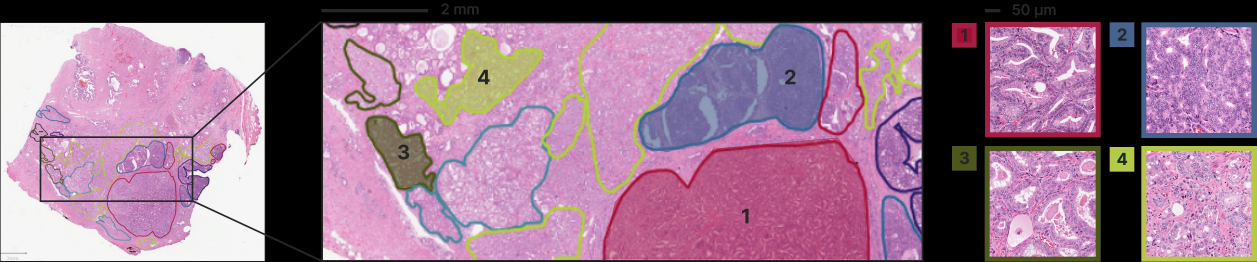
#> input picture images/annotations.png, 3769 x 786 px (shown at 1/3 size)
$ python -i filter_tiles.py   (imports and definitions only)   (older library calls are emulated)
#> lines starting #> are read from the running program, lines starting #| are printed output that depends on the picture
#> further down, picture is the input picture: shape (786, 3769, 3); mean B, G, R 143.1, 118.6, 154.6
import multiprocessing as mp
import cv2
import numpy as np
import pandas as pd
import matplotlib.pyplot as plt
import scipy.ndimage as nd

# identifying 'blurriness' of tile
# source https://github.com/gerstung-lab/PC-CHiP/blob/master/inception/preprocess/imgconvert.py
def getGradientMagnitude(im):
    "Get magnitude of gradient for given image"
    im=cv2.cvtColor(im, cv2.COLOR_BGR2GRAY)
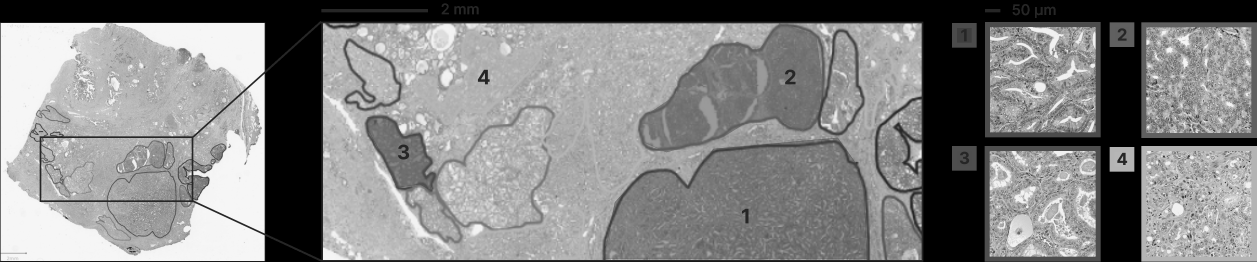
#> im: shape (786, 3769) (shown at 1/3 size); min 0, max 247, mean 132.2
    ddepth = cv2.CV_32F
    dx = cv2.Sobel(im, ddepth, 1, 0)
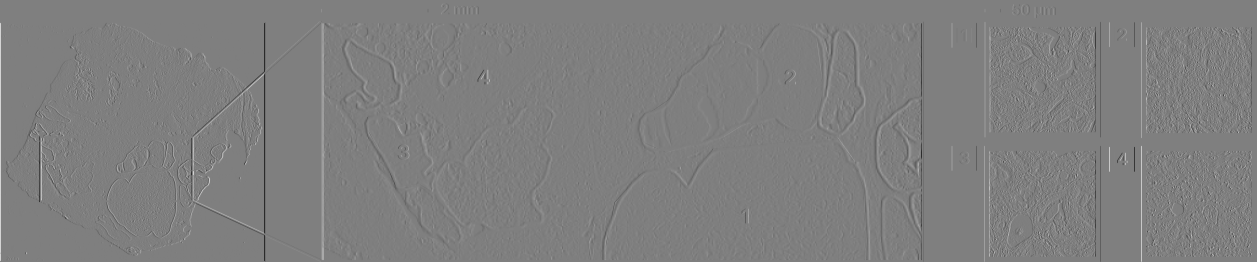
#> dx: shape (786, 3769) float32 (shown at 1/3 size); min -832, max 834, mean 0.2; drawn with min black and max white
    dy = cv2.Sobel(im, ddepth, 0, 1)
    dxabs = cv2.convertScaleAbs(dx)
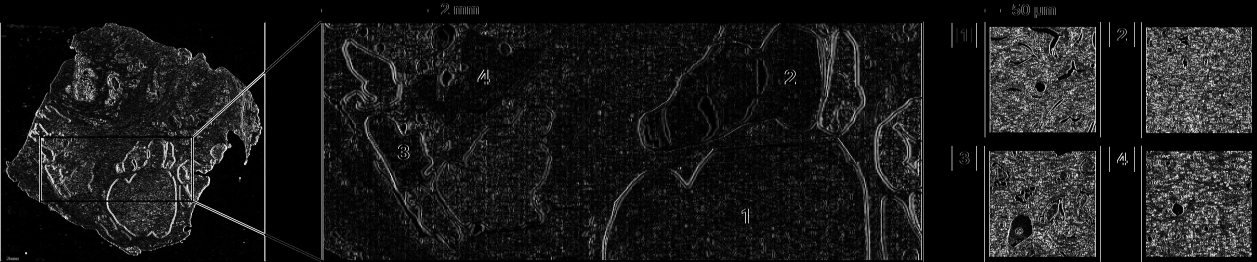
#> dxabs: shape (786, 3769) (shown at 1/3 size); min 0, max 255, mean 24.7
    dyabs = cv2.convertScaleAbs(dy)
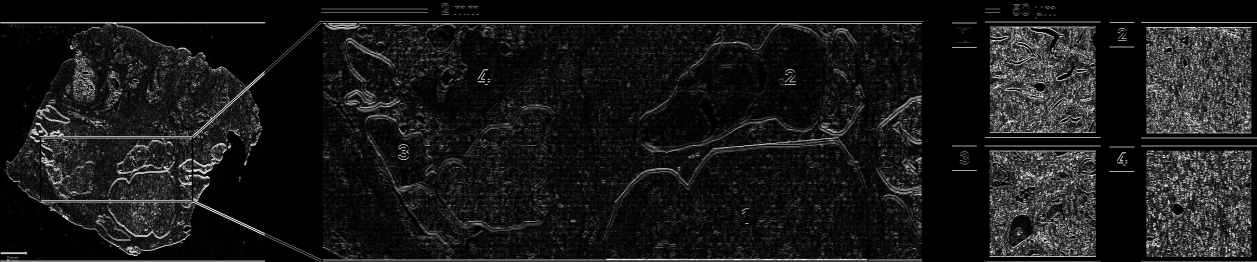
#> dyabs: shape (786, 3769) (shown at 1/3 size); min 0, max 255, mean 25.1
    mag = cv2.addWeighted(dxabs, 0.5, dyabs, 0.5, 0)
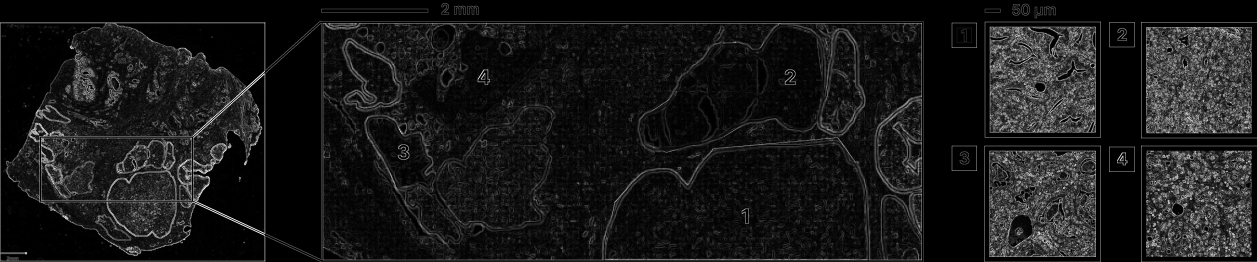
#> mag: shape (786, 3769) (shown at 1/3 size); min 0, max 255, mean 24.9
    return mag


# parallel worker that writes tile paths of white tiles
# [29 lines left out: functions worker_white_tiles, worker_blurred, blackish_percent, not called in this run]


# identify shades of red, green, blue to filter (for pen marks)
# ref: https://github.com/CODAIT/deep-histopath/blob/master/deephistopath/wsi/filter.py
PENS_RGB = {
    "red": [
        (150, 80, 90),
        (110, 20, 30),
        (185, 65, 105),
        (195, 85, 125),
        (220, 115, 145),
        (125, 40, 70),
        (200, 120, 150),
        (100, 50, 65),
        (85, 25, 45),
    ],
    "green": [
        (150, 160, 140),
        (70, 110, 110),
        (45, 115, 100),
        (30, 75, 60),
        (195, 220, 210),
        (225, 230, 225),
        (170, 210, 200),
        (20, 30, 20),
        (50, 60, 40),
        (30, 50, 35),
        (65, 70, 60),
        (100, 110, 105),
        (165, 180, 180),
        (140, 140, 150),
        (185, 195, 195),
    ],
    "blue": [
        (60, 120, 190),
        (120, 170, 200),
        (120, 170, 200),
        (175, 210, 230),
        (145, 210, 210),
        (37, 95, 160),
        (30, 65, 130),
        (130, 155, 180),
        (40, 35, 85),
        (30, 20, 65),
        (90, 90, 140),
        (60, 60, 120),
        (110, 110, 175),
    ],
}


# [62 lines left out: functions pen_percent, worker_penmarked, listener, not called in this run]


# [40 lines not run here, left out]

>>> import cv2
>>> picture = cv2.imread('../../../images/annotations.png')
>>> result = getGradientMagnitude(picture)

$ run again, on images/interpretations.png
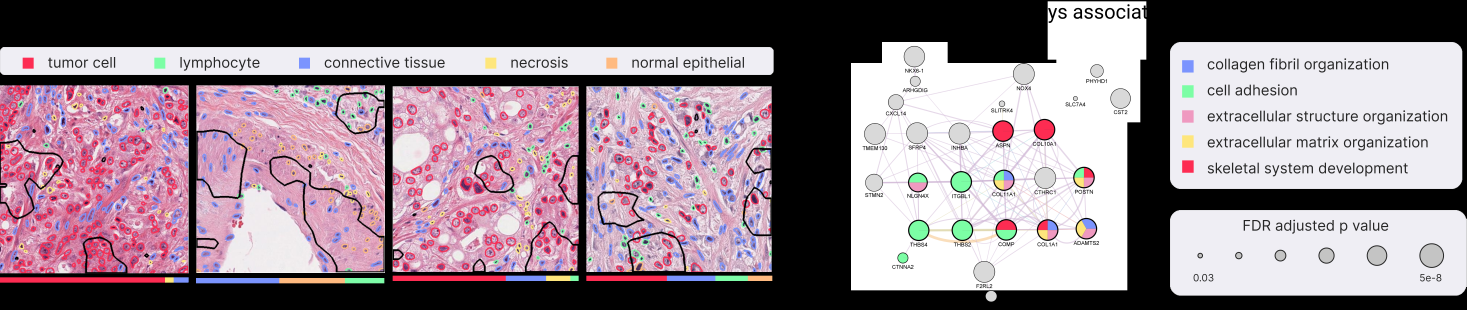
#> input picture images/interpretations.png, 4399 x 928 px (shown at 1/3 size)
#> picture is the input picture: shape (928, 4399, 3); mean B, G, R 140.6, 131.5, 147.7
#> in getGradientMagnitude, `dy = cv2.Sobel(im, ddepth, 0, 1)`:
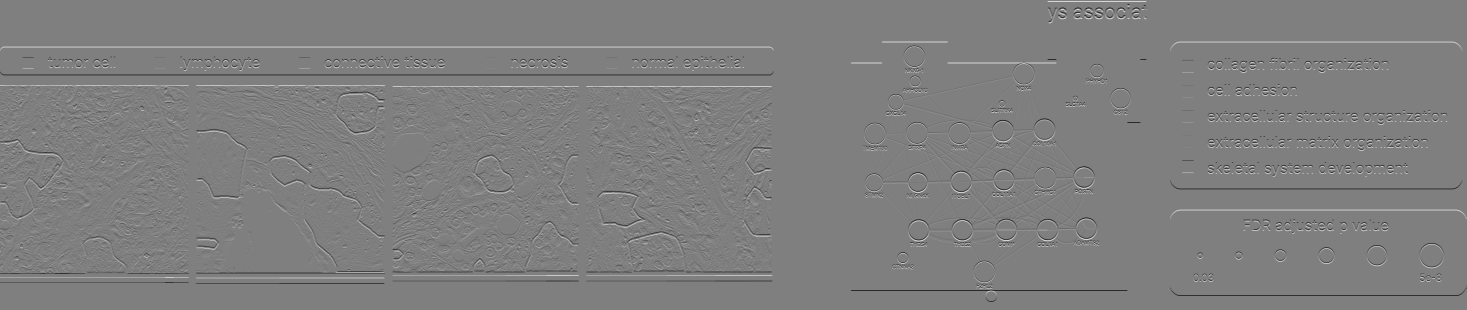
#> dy: shape (928, 4399) float32 (shown at 1/3 size); min -1020, max 1020, mean 0; drawn with min black and max white
#> in getGradientMagnitude, `mag = cv2.addWeighted(dxabs, 0.5, dyabs, 0.5, 0)`:
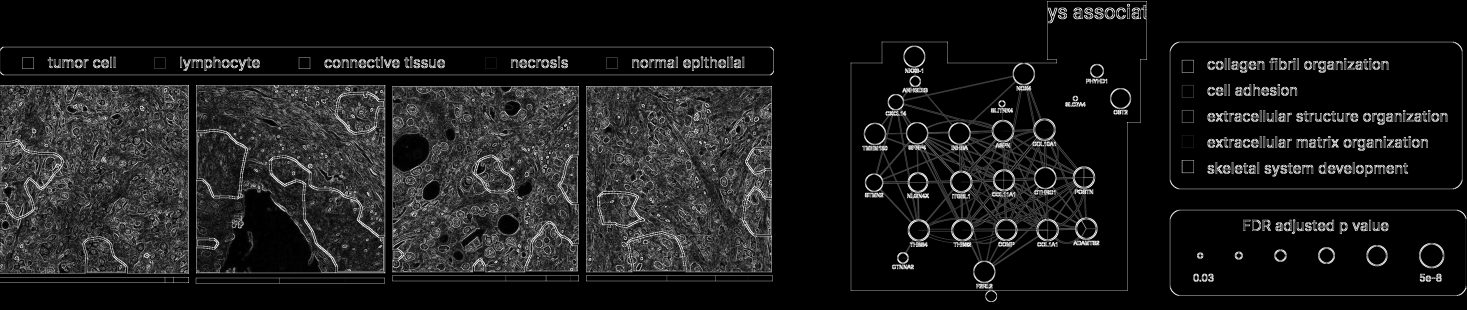
#> mag: shape (928, 4399) (shown at 1/3 size); min 0, max 255, mean 26.3

$ run again, on images/model.png
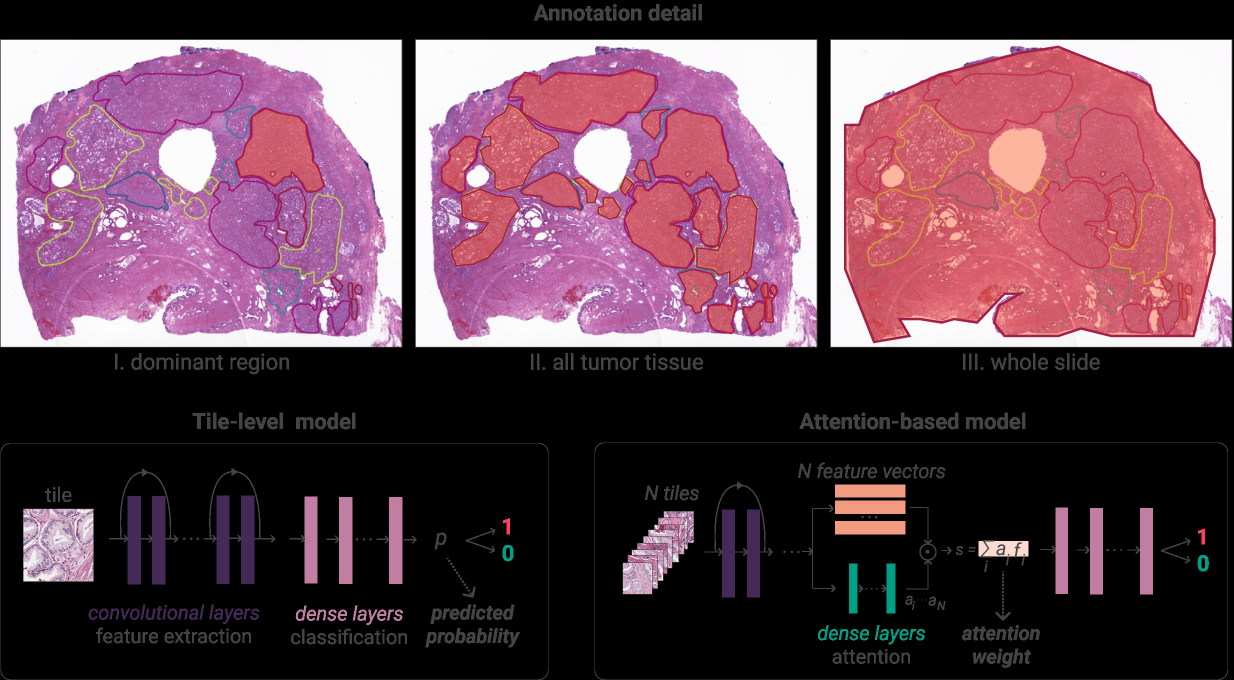
#> input picture images/model.png, 2467 x 1360 px (shown at 1/2 size)
#> picture is the input picture: shape (1360, 2467, 3); mean B, G, R 81.8, 69.2, 98.9
#> in getGradientMagnitude, `dy = cv2.Sobel(im, ddepth, 0, 1)`:
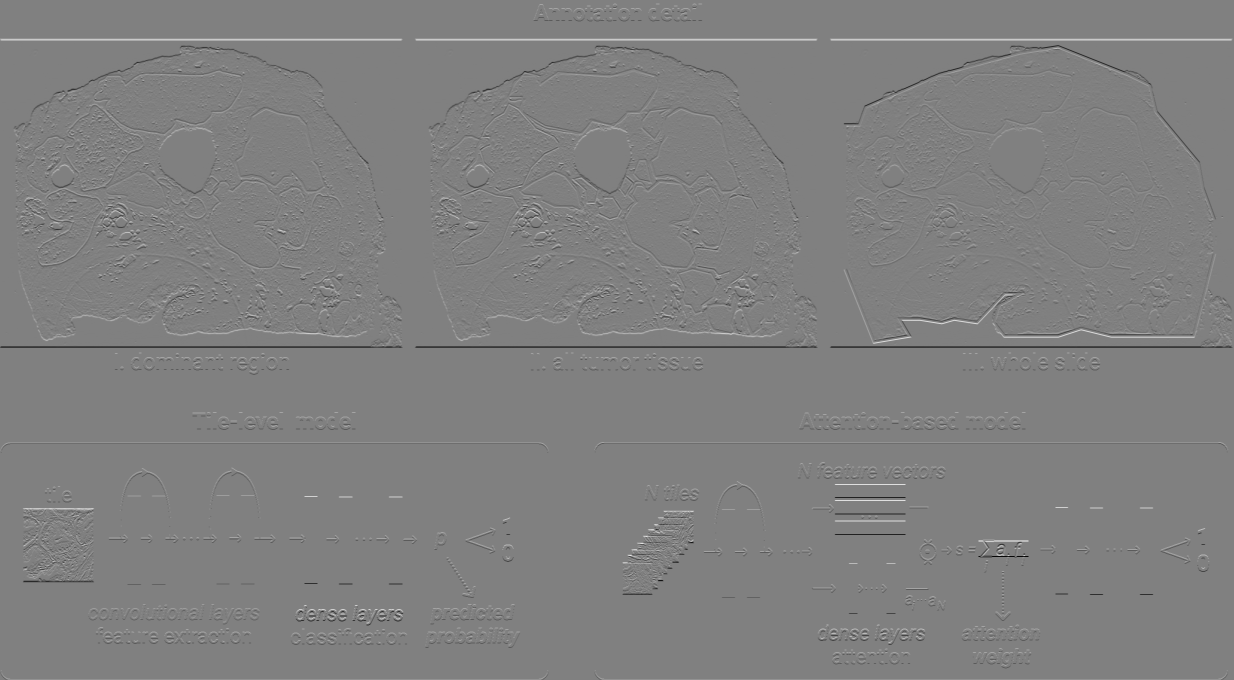
#> dy: shape (1360, 2467) float32 (shown at 1/2 size); min -959, max 949, mean 0.2; drawn with min black and max white
#> in getGradientMagnitude, `mag = cv2.addWeighted(dxabs, 0.5, dyabs, 0.5, 0)`:
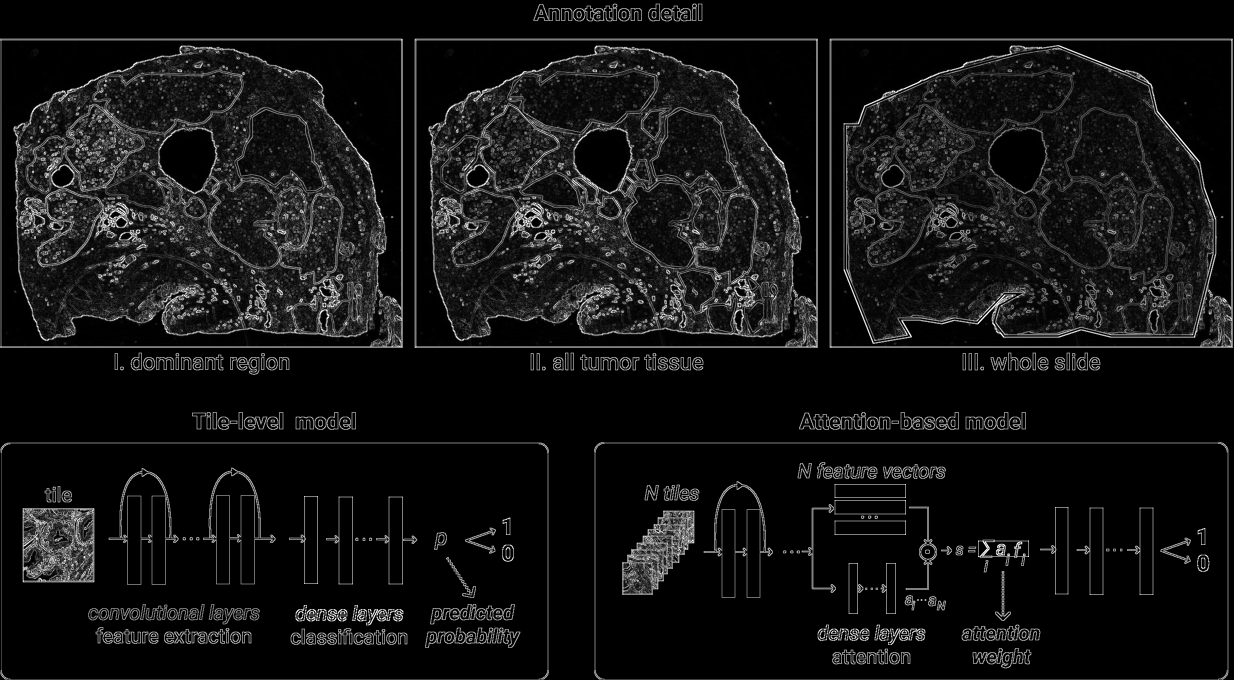
#> mag: shape (1360, 2467) (shown at 1/2 size); min 0, max 255, mean 19.1
